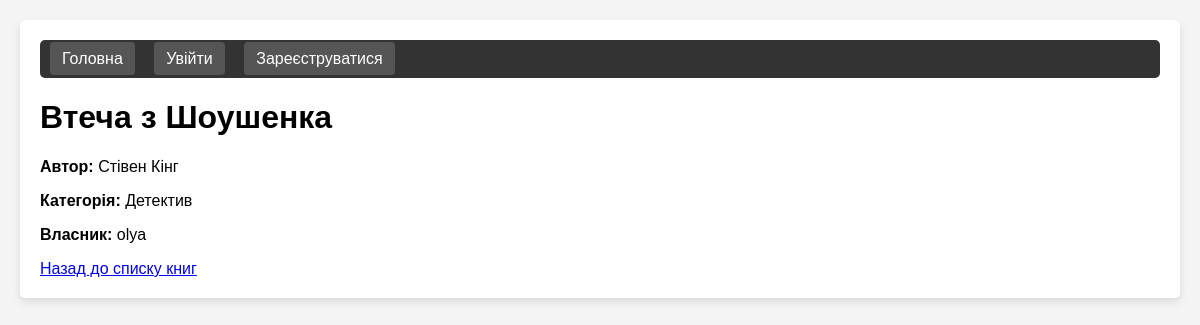
Page /books/1/ on the committed database.
### user/models.py (models this page shows, shortened)
class Book(models.Model):
    title = models.CharField(max_length=200)
    author = models.CharField(max_length=100)
    description = models.TextField(blank=True, null=True)
    owner = models.ForeignKey(User, on_delete=models.CASCADE, related_name='books')
    category = models.ForeignKey(Category, on_delete=models.SET_NULL, null=True, related_name='books')
    image = models.ImageField(upload_to='book_images/', blank=True, null=True)
    available = models.BooleanField(default=True)
    created_at = models.DateTimeField(auto_now_add=True)
    updated_at = models.DateTimeField(auto_now=True)

class Category(models.Model):
    name = models.CharField(max_length=100)
    description = models.TextField(blank=True, null=True)

### user/views.py (the view)
# urls.py: path('books/<int:book_id>/', views.book_detail, name='book_detail'),
def book_detail(request, book_id):
    book = get_object_or_404(Book, id=book_id)
    offer_form = None
    if request.user.is_authenticated and book.owner != request.user:
        offer_form = OfferForm(user=request.user)
    context = {
        'book': book,
        'offer_form': offer_form
    }
    return render(request, 'bookExchange/book_detail.html', context)

### bookExchange/templates/bookExchange/book_detail.html (shortened to what this page needs)
{% extends 'base.html' %}
{% block content %}
    <h1>{{ book.title }}</h1>
    <div class="book-details">
        <p><strong>Автор:</strong> {{ book.author }}</p>
        <p><strong>Категорія:</strong> {{ book.category.name }}</p>
        <p><strong>Власник:</strong> {{ book.owner.username }}</p>
    </div>
    <a href="{% url 'book_list' %}">Назад до списку книг</a>
{% endblock %}

### user/templates/base.html (style rules this page uses)
body { font-family: Arial, sans-serif; margin: 0; padding: 20px; background-color: #f4f4f4; }

### rows in the picture
Book: title "Втеча з Шоушенка", author "Стівен Кінг", category.name "Детектив", owner.username "olya"
